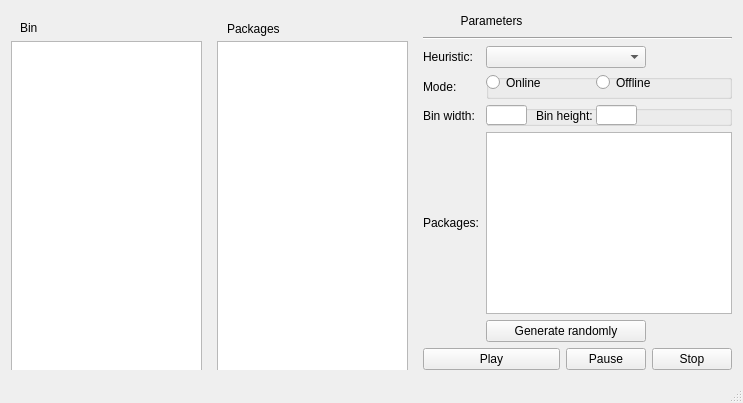
<?xml version="1.0" encoding="UTF-8"?>
<ui version="4.0">
 <class>MainWindow</class>
 <widget class="QMainWindow" name="MainWindow">
  <property name="geometry">
   <rect>
    <x>0</x>
    <y>0</y>
    <width>743</width>
    <height>403</height>
   </rect>
  </property>
  <property name="minimumSize">
   <size>
    <width>500</width>
    <height>0</height>
   </size>
  </property>
  <property name="windowTitle">
   <string>Bin Packing</string>
  </property>
  <widget class="QWidget" name="binPackingWidget">
   <property name="autoFillBackground">
    <bool>false</bool>
   </property>
   <layout class="QGridLayout" name="gridLayout_2">
    <item row="0" column="0">
     <layout class="QGridLayout" name="gridLayout">
      <item row="0" column="0" rowspan="8">
       <widget class="QWidget" name="binWidget" native="true">
        <property name="minimumSize">
         <size>
          <width>200</width>
          <height>0</height>
         </size>
        </property>
        <widget class="QLabel" name="label">
         <property name="geometry">
          <rect>
           <x>9</x>
           <y>9</y>
           <width>181</width>
           <height>16</height>
          </rect>
         </property>
         <property name="text">
          <string>Bin</string>
         </property>
        </widget>
        <widget class="QGraphicsView" name="graphicsViewBin">
         <property name="geometry">
          <rect>
           <x>0</x>
           <y>30</y>
           <width>191</width>
           <height>331</height>
          </rect>
         </property>
        </widget>
       </widget>
      </item>
      <item row="0" column="1" rowspan="8">
       <widget class="QWidget" name="packageWidget" native="true">
        <property name="minimumSize">
         <size>
          <width>200</width>
          <height>0</height>
         </size>
        </property>
        <widget class="QLabel" name="label_3">
         <property name="geometry">
          <rect>
           <x>10</x>
           <y>10</y>
           <width>181</width>
           <height>16</height>
          </rect>
         </property>
         <property name="text">
          <string>Packages</string>
         </property>
        </widget>
        <widget class="QGraphicsView" name="graphicsViewPackage">
         <property name="geometry">
          <rect>
           <x>0</x>
           <y>30</y>
           <width>191</width>
           <height>331</height>
          </rect>
         </property>
        </widget>
       </widget>
      </item>
      <item row="1" column="2" colspan="4">
       <widget class="Line" name="line">
        <property name="orientation">
         <enum>Qt::Horizontal</enum>
        </property>
       </widget>
      </item>
      <item row="2" column="2">
       <widget class="QLabel" name="heuristicLabel">
        <property name="text">
         <string>Heuristic:</string>
        </property>
       </widget>
      </item>
      <item row="2" column="3" colspan="2">
       <widget class="QComboBox" name="heuristicComboBox"/>
      </item>
      <item row="3" column="2">
       <widget class="QLabel" name="modeLabel">
        <property name="text">
         <string>Mode:</string>
        </property>
       </widget>
      </item>
      <item row="3" column="3" colspan="3">
       <widget class="QGroupBox" name="modeGroupBox">
        <property name="minimumSize">
         <size>
          <width>0</width>
          <height>25</height>
         </size>
        </property>
        <property name="title">
         <string/>
        </property>
        <widget class="QRadioButton" name="onlineRadioButton">
         <property name="geometry">
          <rect>
           <x>0</x>
           <y>0</y>
           <width>82</width>
           <height>17</height>
          </rect>
         </property>
         <property name="text">
          <string>Online</string>
         </property>
        </widget>
        <widget class="QRadioButton" name="offlineRadioButton">
         <property name="geometry">
          <rect>
           <x>110</x>
           <y>0</y>
           <width>82</width>
           <height>17</height>
          </rect>
         </property>
         <property name="text">
          <string>Offline</string>
         </property>
        </widget>
       </widget>
      </item>
      <item row="4" column="2">
       <widget class="QLabel" name="binWidthLabel">
        <property name="text">
         <string>Bin width:</string>
        </property>
       </widget>
      </item>
      <item row="4" column="3" colspan="3">
       <widget class="QGroupBox" name="sizeGroupBox">
        <property name="minimumSize">
         <size>
          <width>0</width>
          <height>20</height>
         </size>
        </property>
        <property name="title">
         <string/>
        </property>
        <widget class="QLineEdit" name="binWidthLineEdit">
         <property name="geometry">
          <rect>
           <x>0</x>
           <y>0</y>
           <width>41</width>
           <height>20</height>
          </rect>
         </property>
        </widget>
        <widget class="QLabel" name="label_2">
         <property name="geometry">
          <rect>
           <x>50</x>
           <y>0</y>
           <width>61</width>
           <height>21</height>
          </rect>
         </property>
         <property name="text">
          <string>Bin height:</string>
         </property>
        </widget>
        <widget class="QLineEdit" name="binHeightLineEdit">
         <property name="geometry">
          <rect>
           <x>110</x>
           <y>0</y>
           <width>41</width>
           <height>20</height>
          </rect>
         </property>
        </widget>
       </widget>
      </item>
      <item row="5" column="2">
       <widget class="QLabel" name="packagesLabel">
        <property name="text">
         <string>Packages:</string>
        </property>
       </widget>
      </item>
      <item row="5" column="3" colspan="3">
       <widget class="QPlainTextEdit" name="packageTextEdit"/>
      </item>
      <item row="7" column="2" colspan="2">
       <widget class="QPushButton" name="playPushButton">
        <property name="text">
         <string>Play</string>
        </property>
       </widget>
      </item>
      <item row="7" column="4">
       <widget class="QPushButton" name="pausePushButton">
        <property name="text">
         <string>Pause</string>
        </property>
       </widget>
      </item>
      <item row="7" column="5">
       <widget class="QPushButton" name="stopPushButton">
        <property name="text">
         <string>Stop</string>
        </property>
       </widget>
      </item>
      <item row="0" column="2" colspan="2">
       <widget class="QLabel" name="paramsLabel">
        <property name="minimumSize">
         <size>
          <width>10</width>
          <height>20</height>
         </size>
        </property>
        <property name="layoutDirection">
         <enum>Qt::LeftToRight</enum>
        </property>
        <property name="text">
         <string>Parameters</string>
        </property>
        <property name="alignment">
         <set>Qt::AlignCenter</set>
        </property>
       </widget>
      </item>
      <item row="6" column="3" colspan="2">
       <widget class="QPushButton" name="generateRandomlypushButton">
        <property name="text">
         <string>Generate randomly</string>
        </property>
       </widget>
      </item>
     </layout>
    </item>
   </layout>
  </widget>
  <widget class="QStatusBar" name="statusbar"/>
 </widget>
 <layoutdefault spacing="6" margin="11"/>
 <resources/>
 <connections/>
</ui>
